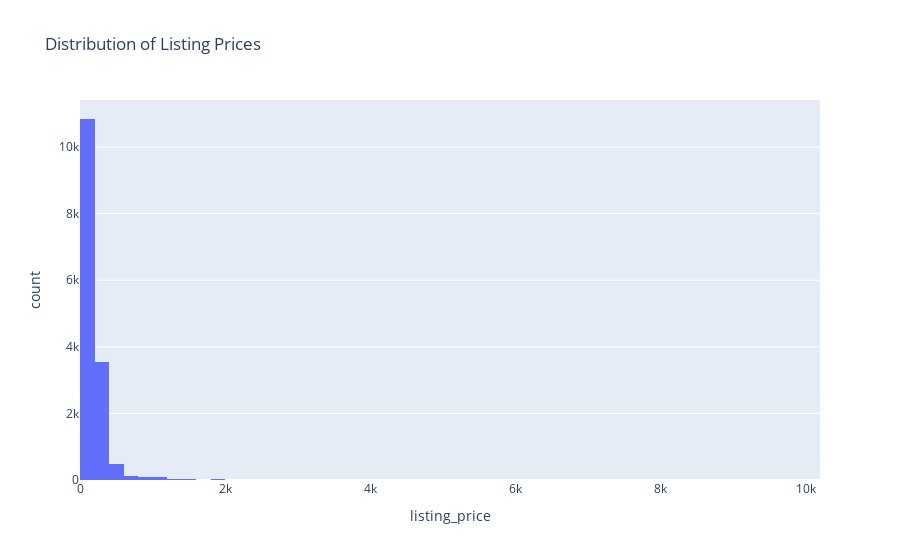

Write notebook code for a chart like this one.
### Markdown cell above
Distribution of Listing Prices
Understanding the distribution of listing prices is essential for characterizing the overall pricing structure of the market.
The distribution reveals whether prices are concentrated around certain values, whether there are multiple pricing segments, and how many properties fall into the premium or budget categories.
Since calendar-level prices were not available in this dataset, the listing-level price serves as the primary indicator of cost.
This variable typically reflects the base nightly rate set by the host and is therefore an appropriate target for exploratory analysis.
The histogram below shows the frequency of listings across different price ranges. The distribution is expected to be right-skewed, with a large number of affordable listings and a long tail representing more expensive properties.

### Code cell
df['listing_price'] = (
    df['price_y']
    .astype(str)
    .replace('[\$,]', '', regex=True)
    .astype(float)
)

df_unique = df.drop_duplicates("listing_id")

fig = px.histogram(
    df_unique,
    x="listing_price",
    nbins=50,
    title="Distribution of Listing Prices"
)
fig.show()

### Figure 1 — Plotly figure (JSON) as saved in the notebook; plotly's stock layout.template omitted (floating-point values rounded to 4 significant figures; data arrays with more than 128 entries replaced by an {"elided": "..."} marker saying what was removed)
{"data": [{"bingroup": "x", "hovertemplate": "listing_price=%{x}<br>count=%{y}<extra></extra>", "legendgroup": "", "marker": {"color": "#636efa", "pattern": {"shape": ""}}, "name": "", "nbinsx": 50, "orientation": "v", "showlegend": false, "type": "histogram", "x": {"elided": "19410 float values"}, "xaxis": "x", "yaxis": "y"}], "layout": {"barmode": "relative", "legend": {"tracegroupgap": 0}, "title": {"text": "Distribution of Listing Prices"}, "xaxis": {"anchor": "y", "domain": [0, 1], "title": {"text": "listing_price"}}, "yaxis": {"anchor": "x", "domain": [0, 1], "title": {"text": "count"}}}}
